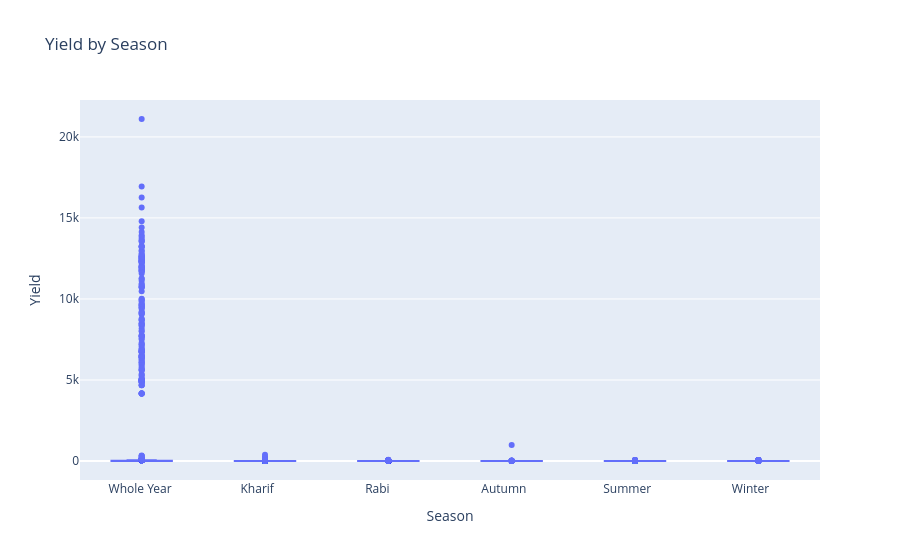

The cell this chart's notebook holds for it:
### Code cell
# Yield by Season
fig = px.box(crop, x='Season', y='Yield', title='Yield by Season')
fig.show()

### Figure 1 — Plotly figure (JSON) as saved in the notebook; plotly's stock layout.template omitted (floating-point values rounded to 4 significant figures; data arrays with more than 128 entries replaced by an {"elided": "..."} marker saying what was removed)
{"data": [{"alignmentgroup": "True", "hovertemplate": "Season=%{x}<br>Yield=%{y}<extra></extra>", "legendgroup": "", "marker": {"color": "#636efa"}, "name": "", "notched": false, "offsetgroup": "", "orientation": "v", "showlegend": false, "type": "box", "x": {"elided": "19689 str values"}, "x0": " ", "xaxis": "x", "y": {"elided": "19689 float values"}, "y0": " ", "yaxis": "y"}], "layout": {"boxmode": "group", "legend": {"tracegroupgap": 0}, "title": {"text": "Yield by Season"}, "xaxis": {"anchor": "y", "domain": [0, 1], "title": {"text": "Season"}}, "yaxis": {"anchor": "x", "domain": [0, 1], "title": {"text": "Yield"}}}}
